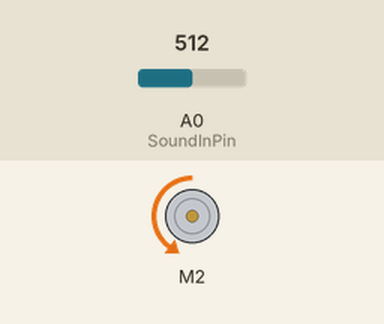
Recording of a sketch running on a simulated Arduino Uno, built with avr-gcc and run on an emulated ATmega328P. Parts: DC motor (green arrow = forward, orange = backward, longer = faster). Inputs (shaded band) come from the test bench; at power-on: A0 (SoundInPin) = 512.

Above: at 1.2 s.
1.3 s: A0 (SoundInPin) set to 35
4.3 s: A0 (SoundInPin) set to 27
At 5.5 s:
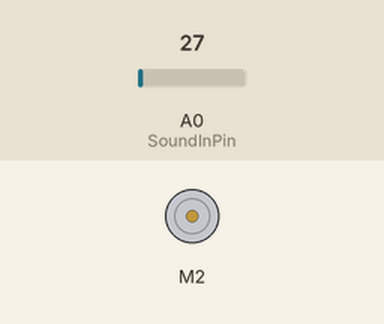
5.8 s: A0 (SoundInPin) set to 122
At 6.1 s:
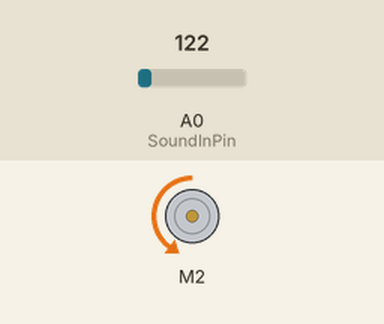
8.8 s: A0 (SoundInPin) set to 20
Timing chart, 0 to 11.3 s (numbered marks = the images above; inputs shaded):
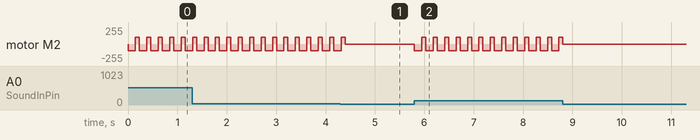

Measured:
- the behaviour switches between 31 and 30 on A0 (SoundInPin) (found by bisection; images 0 and 1)
- after the input at 5.8 s, motor M2: alternates forward 100/255 for 0.08 s and backward 100/255 for 0.15 s, starting at once
- by itself, motor M2: alternates forward 100/255 for 0.08 s and backward 100/255 for 0.15 s

The sketch:

TriceratopsEcho.ino
```cpp
// Talking Triceratops Skull Code

// Note that this is for Adafruit Motor Shield v1
// The new version (v2) may use different code!

#include <AFMotor.h>
int SoundInPin = A0;

AF_DCMotor motor(2);

void setup() {
  //Serial.begin(9600); // To see sensor values for debugging

  // Initialize Motor
  motor.setSpeed(100);
  motor.run(RELEASE);
  pinMode(SoundInPin, INPUT);

}

void loop() {
  uint8_t i;

  // Read the input from the Amazon Echo Audio (interface required!)
  int sensorValue = analogRead(SoundInPin);

  //Serial.println(sensorValue); // For debugging purposes

  //If audio is detected, move the motor backwards then forward
  //Polarity of motor connection matters here - you might need to switch these

  if (sensorValue > 30) { // This value may require tweaking!
    delay(1);

    // The forward/backwards values depend on motor speed, and aren't too critical
    // Tweak for desired performance
    motor.run(BACKWARD);
    delay(150);
    motor.run(FORWARD);
    delay(80);

  }
  // Stop moving the motor
  motor.run(RELEASE);
}
```
